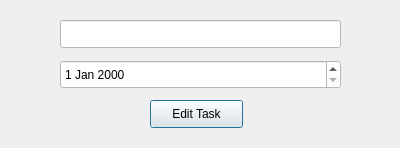
<?xml version="1.0" encoding="UTF-8"?>
<ui version="4.0">
 <class>EditTask</class>
 <widget class="QDialog" name="EditTask">
  <property name="windowModality">
   <enum>Qt::NonModal</enum>
  </property>
  <property name="geometry">
   <rect>
    <x>0</x>
    <y>0</y>
    <width>400</width>
    <height>148</height>
   </rect>
  </property>
  <property name="minimumSize">
   <size>
    <width>400</width>
    <height>148</height>
   </size>
  </property>
  <property name="maximumSize">
   <size>
    <width>400</width>
    <height>148</height>
   </size>
  </property>
  <property name="windowTitle">
   <string>Edit Task</string>
  </property>
  <property name="toolTipDuration">
   <number>2</number>
  </property>
  <property name="layoutDirection">
   <enum>Qt::LeftToRight</enum>
  </property>
  <widget class="QLineEdit" name="lineEdit">
   <property name="geometry">
    <rect>
     <x>60</x>
     <y>20</y>
     <width>281</width>
     <height>28</height>
    </rect>
   </property>
   <property name="styleSheet">
    <string notr="true">background-color: rgb(255, 255, 255);</string>
   </property>
  </widget>
  <widget class="QPushButton" name="pushButton">
   <property name="geometry">
    <rect>
     <x>150</x>
     <y>100</y>
     <width>93</width>
     <height>28</height>
    </rect>
   </property>
   <property name="minimumSize">
    <size>
     <width>0</width>
     <height>0</height>
    </size>
   </property>
   <property name="text">
    <string>Edit Task</string>
   </property>
  </widget>
  <widget class="QDateEdit" name="dateEdit">
   <property name="geometry">
    <rect>
     <x>60</x>
     <y>60</y>
     <width>281</width>
     <height>29</height>
    </rect>
   </property>
   <property name="baseSize">
    <size>
     <width>0</width>
     <height>0</height>
    </size>
   </property>
   <property name="focusPolicy">
    <enum>Qt::ClickFocus</enum>
   </property>
   <property name="styleSheet">
    <string notr="true">background-color: rgb(255, 255, 255);</string>
   </property>
  </widget>
 </widget>
 <resources/>
 <connections/>
</ui>
